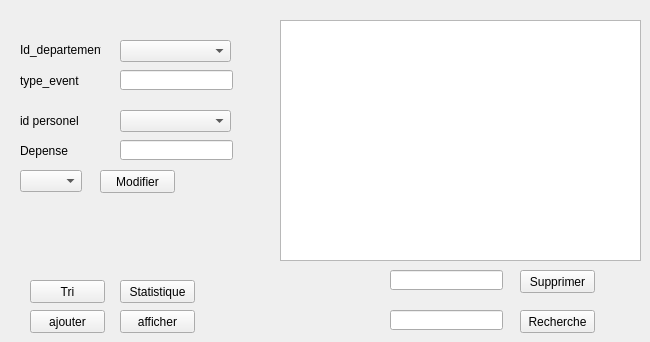
      <widget class="QWidget" name="tab_7">
       <attribute name="title">
        <string>Evenement</string>
       </attribute>
       <widget class="QPushButton" name="delete_personnel_4">
        <property name="geometry">
         <rect>
          <x>520</x>
          <y>270</y>
          <width>75</width>
          <height>23</height>
         </rect>
        </property>
        <property name="text">
         <string>Supprimer</string>
        </property>
       </widget>
       <widget class="QPushButton" name="pushButton_41">
        <property name="geometry">
         <rect>
          <x>520</x>
          <y>310</y>
          <width>75</width>
          <height>23</height>
         </rect>
        </property>
        <property name="text">
         <string>Recherche</string>
        </property>
       </widget>
       <widget class="QLabel" name="label_66">
        <property name="geometry">
         <rect>
          <x>20</x>
          <y>40</y>
          <width>81</width>
          <height>20</height>
         </rect>
        </property>
        <property name="text">
         <string>Id_departement</string>
        </property>
       </widget>
       <widget class="QTableView" name="tableView_14">
        <property name="geometry">
         <rect>
          <x>280</x>
          <y>20</y>
          <width>361</width>
          <height>241</height>
         </rect>
        </property>
       </widget>
       <widget class="QLineEdit" name="t5_2">
        <property name="geometry">
         <rect>
          <x>390</x>
          <y>270</y>
          <width>113</width>
          <height>20</height>
         </rect>
        </property>
       </widget>
       <widget class="QLineEdit" name="t3_2">
        <property name="geometry">
         <rect>
          <x>120</x>
          <y>70</y>
          <width>113</width>
          <height>20</height>
         </rect>
        </property>
       </widget>
       <widget class="QLabel" name="label_44">
        <property name="geometry">
         <rect>
          <x>20</x>
          <y>70</y>
          <width>61</width>
          <height>21</height>
         </rect>
        </property>
        <property name="text">
         <string>type_event</string>
        </property>
       </widget>
       <widget class="QPushButton" name="pushButton_42">
        <property name="geometry">
         <rect>
          <x>30</x>
          <y>280</y>
          <width>75</width>
          <height>23</height>
         </rect>
        </property>
        <property name="text">
         <string>Tri</string>
        </property>
       </widget>
       <widget class="QPushButton" name="pushButton_43">
        <property name="geometry">
         <rect>
          <x>30</x>
          <y>310</y>
          <width>75</width>
          <height>23</height>
         </rect>
        </property>
        <property name="text">
         <string>ajouter</string>
        </property>
       </widget>
       <widget class="QPushButton" name="pushButton_44">
        <property name="geometry">
         <rect>
          <x>120</x>
          <y>310</y>
          <width>75</width>
          <height>23</height>
         </rect>
        </property>
        <property name="text">
         <string>afficher</string>
        </property>
       </widget>
       <widget class="QPushButton" name="modifier_personnel_4">
        <property name="geometry">
         <rect>
          <x>100</x>
          <y>170</y>
          <width>75</width>
          <height>23</height>
         </rect>
        </property>
        <property name="text">
         <string>Modifier</string>
        </property>
       </widget>
       <widget class="QLineEdit" name="t6_2">
        <property name="geometry">
         <rect>
          <x>390</x>
          <y>310</y>
          <width>113</width>
          <height>20</height>
         </rect>
        </property>
       </widget>
       <widget class="QLabel" name="label_68">
        <property name="geometry">
         <rect>
          <x>20</x>
          <y>110</y>
          <width>71</width>
          <height>21</height>
         </rect>
        </property>
        <property name="text">
         <string>id personel </string>
        </property>
       </widget>
       <widget class="QComboBox" name="comboBox_4">
        <property name="geometry">
         <rect>
          <x>120</x>
          <y>40</y>
          <width>111</width>
          <height>22</height>
         </rect>
        </property>
       </widget>
       <widget class="QComboBox" name="comboBox_5">
        <property name="geometry">
         <rect>
          <x>120</x>
          <y>110</y>
          <width>111</width>
          <height>22</height>
         </rect>
        </property>
       </widget>
       <widget class="QComboBox" name="comboBox_6">
        <property name="geometry">
         <rect>
          <x>20</x>
          <y>170</y>
          <width>62</width>
          <height>22</height>
         </rect>
        </property>
       </widget>
       <widget class="QLabel" name="label_69">
        <property name="geometry">
         <rect>
          <x>20</x>
          <y>140</y>
          <width>71</width>
          <height>21</height>
         </rect>
        </property>
        <property name="text">
         <string>Depense</string>
        </property>
       </widget>
       <widget class="QLineEdit" name="t3_3">
        <property name="geometry">
         <rect>
          <x>120</x>
          <y>140</y>
          <width>113</width>
          <height>20</height>
         </rect>
        </property>
       </widget>
       <widget class="QPushButton" name="pushButton_25">
        <property name="geometry">
         <rect>
          <x>120</x>
          <y>280</y>
          <width>75</width>
          <height>23</height>
         </rect>
        </property>
        <property name="text">
         <string>Statistique</string>
        </property>
       </widget>
      </widget>
